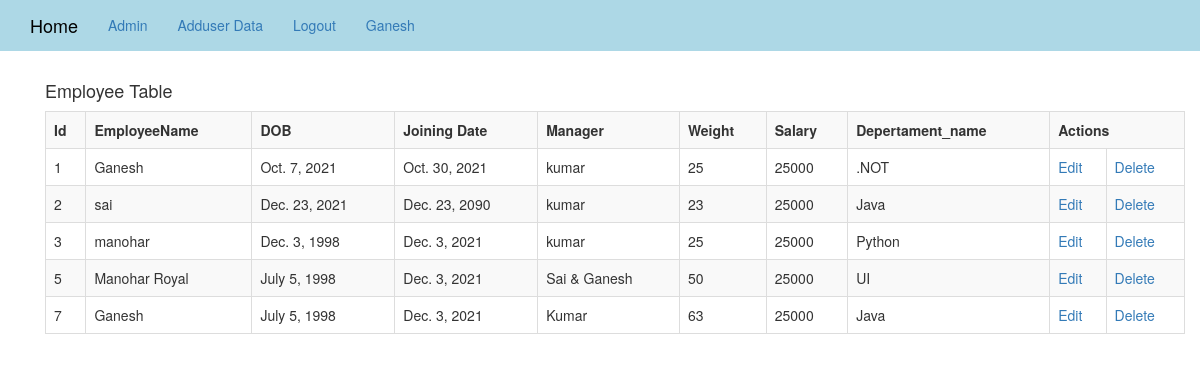
The page /fil (signed in) on the database its author committed.
### layout/models.py (models this page shows, shortened)
class Employee(models.Model):
    employee_name=models.CharField(max_length=250)
    dob=models.DateField()
    joining_date=models.DateField()
    manager=models.CharField(max_length=250)
    weight=models.IntegerField()
    salary=models.BigIntegerField()
    department=models.ForeignKey(Department,on_delete=models.CASCADE)
    city=models.CharField(max_length=250)

class Department(models.Model):
    department_name=models.CharField(max_length=50)
    def __str__(self):
        return self.department_name

### layout/views.py (the view)
# urls.py: path('fil', views.filtr, name='fil'),
def filtr(request):
    emp=Employee.objects.filter(salary=25000)
    return render(request,'fil.html',{'emp':emp})

### Templates/fil.html
<!DOCTYPE html>
{% extends 'index.html' %}
{% load static %}
{% block body_block %}
<div class="container">
    <h4 style=""text=-align:cnter;">Employee Table</h4>
    <table class="table table-striped table-bordered table-sm">
        <tr>
            <th>Id</th>
            <th>EmployeeName</th>
            <th>DOB</th>
            <th>Joining Date</th>
            <th>Manager</th>
            <th>Weight</th>
            <th>Salary</th>
            <th>Depertament_name</th>
            <th colspan="2">Actions</th>
        </tr>
        {% for i in emp %}
        <tr>
            <td>{{i.id}}</td>
            <td>{{i.employee_name}}</td>
            <td>{{i.dob}}</td>
            <td>{{i.joining_date}}</td>
            <td>{{i.manager}}</td>
            <td>{{i.weight}}</td>
            <td>{{i.salary}}</td>
            <td>{{i.department}}</td>
            <td><a href="{% url 'edit' i.id %}" >Edit</a></td>
            <td><a href="{% url 'delete' i.id %}">Delete</a></td>
        </tr>
        {% endfor %}
    </table>
</div>
{% endblock %}

### Templates/index.html (shortened to what this page needs)
{% load static %}
<!DOCTYPE html>
<html lang="en">
<head>
  <link rel="stylesheet" href="https://maxcdn.bootstrapcdn.com/bootstrap/3.3.7/css/bootstrap.min.css" />
  <link rel="stylesheet" href="https://cdnjs.cloudflare.com/ajax/libs/font-awesome/4.7.0/css/font-awesome.min.css">
    <link rel="stylesheet" href="https://stackpath.bootstrapcdn.com/bootstrap/3.4.1/css/bootstrap.min.css">
</head>
<body>
<nav class="navbar  navbar-custom navbar-static-top"  >
    <div class="container">
        <ul class="nav navbar-nav">
            <li><a class="navbar-brand" href="{% url 'main' %}">Home</a> </li>
            <li><a class="navbar-link"  href="{% url 'admin:index' %}">Admin</a></li>
            {% if user.is_authenticated %}
            <li><a class="navbar-link"  href="{% url 'adduser' %}">Adduser Data</a></li>
            {% endif %}
            {% if user.is_authenticated %}
            <li><a class="navabar-link" href="{% url 'user_logout' %}">Logout</a> </li>
            <li><a class="navbar-text-right"  href="{% url 'main' %}">{{user.username}}</a></li>
            {% else %}
             <li><a class="navbar-link"  href="{% url 'register' %}">Register</a></li>
            <li><a class="navbar-link" href="{% url 'login' %}">Login</a> </li>
            {% endif %}
        </ul>
    </div>
</nav>
<div class="container">
{% block body_block %}
{% endblock %}
</div>
</body>
</html>

### Templates/index.html (style rules this page uses)
.navbar-custom { background-color: lightblue; }
.navbar-custom .navbar-brand, .navbar-custom .navbar-text { color:black; }

### rows shown on the page
Employee: id "1", employee_name "Ganesh", dob "Oct. 7, 2021", joining_date "Oct. 30, 2021", manager "kumar", weight "25", salary "25000", department ".NOT"
Employee: id "2", employee_name "sai", dob "Dec. 23, 2021", joining_date "Dec. 23, 2090", manager "kumar", weight "23", salary "25000", department "Java"
Employee: id "3", employee_name "manohar", dob "Dec. 3, 1998", joining_date "Dec. 3, 2021", manager "kumar", weight "25", salary "25000", department "Python"
Employee: id "5", employee_name "Manohar Royal", dob "July 5, 1998", joining_date "Dec. 3, 2021", manager "Sai & Ganesh", weight "50", salary "25000", department "UI"
Employee: id "7", employee_name "Ganesh", dob "July 5, 1998", joining_date "Dec. 3, 2021", manager "Kumar", weight "63", salary "25000", department "Java"

### other values the page prints
{{ user.username }} "Ganesh"
